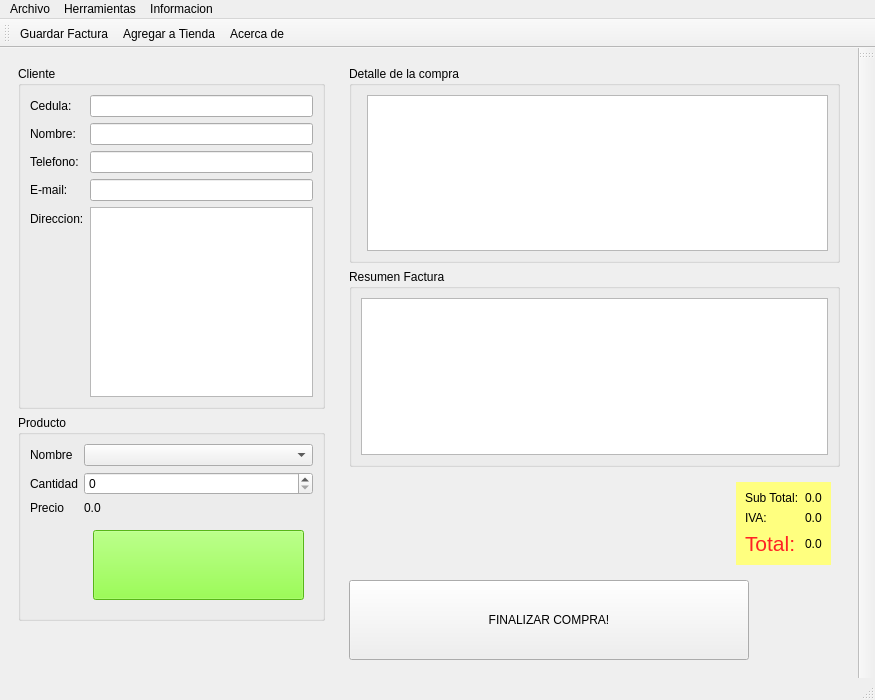
<?xml version="1.0" encoding="UTF-8"?>
<ui version="4.0">
 <class>Tienda</class>
 <widget class="QMainWindow" name="Tienda">
  <property name="geometry">
   <rect>
    <x>0</x>
    <y>0</y>
    <width>875</width>
    <height>700</height>
   </rect>
  </property>
  <property name="minimumSize">
   <size>
    <width>875</width>
    <height>700</height>
   </size>
  </property>
  <property name="windowTitle">
   <string>Tienda</string>
  </property>
  <property name="windowIcon">
   <iconset>
    <normaloff>Iconos/shop.png</normaloff>Iconos/shop.png</iconset>
  </property>
  <widget class="QWidget" name="centralwidget">
   <layout class="QHBoxLayout" name="horizontalLayout_2">
    <item>
     <widget class="QWidget" name="widget_4" native="true">
      <property name="minimumSize">
       <size>
        <width>325</width>
        <height>0</height>
       </size>
      </property>
      <property name="maximumSize">
       <size>
        <width>300</width>
        <height>16777215</height>
       </size>
      </property>
      <layout class="QVBoxLayout" name="verticalLayout_2">
       <item>
        <widget class="QGroupBox" name="groupBox">
         <property name="title">
          <string>Cliente</string>
         </property>
         <layout class="QFormLayout" name="formLayout">
          <item row="0" column="0">
           <widget class="QLabel" name="label">
            <property name="text">
             <string>Cedula:</string>
            </property>
           </widget>
          </item>
          <item row="0" column="1">
           <widget class="QLineEdit" name="inCedula">
            <property name="toolTip">
             <string>&lt;html&gt;&lt;head/&gt;&lt;body&gt;&lt;p&gt;Cedula de indentidad del cliente&lt;/p&gt;&lt;/body&gt;&lt;/html&gt;</string>
            </property>
            <property name="maxLength">
             <number>10</number>
            </property>
           </widget>
          </item>
          <item row="1" column="0">
           <widget class="QLabel" name="label_2">
            <property name="text">
             <string>Nombre:</string>
            </property>
           </widget>
          </item>
          <item row="1" column="1">
           <widget class="QLineEdit" name="inNombre">
            <property name="toolTip">
             <string>&lt;html&gt;&lt;head/&gt;&lt;body&gt;&lt;p&gt;Nombre del cliente&lt;/p&gt;&lt;/body&gt;&lt;/html&gt;</string>
            </property>
            <property name="maxLength">
             <number>30</number>
            </property>
           </widget>
          </item>
          <item row="2" column="0">
           <widget class="QLabel" name="label_3">
            <property name="text">
             <string>Telefono:</string>
            </property>
           </widget>
          </item>
          <item row="2" column="1">
           <widget class="QLineEdit" name="inTelefono">
            <property name="toolTip">
             <string>&lt;html&gt;&lt;head/&gt;&lt;body&gt;&lt;p&gt;Telefono del cliente&lt;/p&gt;&lt;/body&gt;&lt;/html&gt;</string>
            </property>
            <property name="text">
             <string/>
            </property>
            <property name="maxLength">
             <number>10</number>
            </property>
           </widget>
          </item>
          <item row="3" column="0">
           <widget class="QLabel" name="label_4">
            <property name="text">
             <string>E-mail:</string>
            </property>
           </widget>
          </item>
          <item row="3" column="1">
           <widget class="QLineEdit" name="inMail">
            <property name="toolTip">
             <string>&lt;html&gt;&lt;head/&gt;&lt;body&gt;&lt;p&gt;Correo electronico del cliente&lt;/p&gt;&lt;/body&gt;&lt;/html&gt;</string>
            </property>
            <property name="maxLength">
             <number>40</number>
            </property>
           </widget>
          </item>
          <item row="4" column="0">
           <widget class="QLabel" name="label_5">
            <property name="text">
             <string>Direccion:</string>
            </property>
           </widget>
          </item>
          <item row="4" column="1">
           <widget class="QPlainTextEdit" name="inDireccion">
            <property name="toolTip">
             <string>&lt;html&gt;&lt;head/&gt;&lt;body&gt;&lt;p&gt;Direccion de facturacion del cliente&lt;/p&gt;&lt;/body&gt;&lt;/html&gt;</string>
            </property>
           </widget>
          </item>
         </layout>
        </widget>
       </item>
       <item>
        <widget class="QGroupBox" name="groupBox_2">
         <property name="title">
          <string>Producto</string>
         </property>
         <layout class="QFormLayout" name="formLayout_2">
          <item row="0" column="0">
           <widget class="QLabel" name="label_6">
            <property name="text">
             <string>Nombre</string>
            </property>
           </widget>
          </item>
          <item row="0" column="1">
           <widget class="QComboBox" name="inProducto">
            <property name="toolTip">
             <string>&lt;html&gt;&lt;head/&gt;&lt;body&gt;&lt;p&gt;Nombre del producto&lt;/p&gt;&lt;/body&gt;&lt;/html&gt;</string>
            </property>
           </widget>
          </item>
          <item row="1" column="0">
           <widget class="QLabel" name="label_7">
            <property name="text">
             <string>Cantidad</string>
            </property>
           </widget>
          </item>
          <item row="1" column="1">
           <widget class="QSpinBox" name="inCantidad">
            <property name="toolTip">
             <string>&lt;html&gt;&lt;head/&gt;&lt;body&gt;&lt;p&gt;Numero de unidades  para agregar al carrito&lt;/p&gt;&lt;/body&gt;&lt;/html&gt;</string>
            </property>
           </widget>
          </item>
          <item row="2" column="0">
           <widget class="QLabel" name="label_8">
            <property name="text">
             <string>Precio</string>
            </property>
           </widget>
          </item>
          <item row="2" column="1">
           <widget class="QLabel" name="outPrecio">
            <property name="toolTip">
             <string>&lt;html&gt;&lt;head/&gt;&lt;body&gt;&lt;p&gt;Precio unitario&lt;/p&gt;&lt;/body&gt;&lt;/html&gt;</string>
            </property>
            <property name="text">
             <string>0.0</string>
            </property>
           </widget>
          </item>
          <item row="4" column="1">
           <widget class="QWidget" name="widget_5" native="true">
            <layout class="QHBoxLayout" name="horizontalLayout_3">
             <item>
              <widget class="QPushButton" name="btmAgregar">
               <property name="minimumSize">
                <size>
                 <width>50</width>
                 <height>70</height>
                </size>
               </property>
               <property name="toolTip">
                <string>&lt;html&gt;&lt;head/&gt;&lt;body&gt;&lt;p&gt;Agregar al carrito&lt;/p&gt;&lt;/body&gt;&lt;/html&gt;</string>
               </property>
               <property name="styleSheet">
                <string notr="true">background-color:rgb(122, 255, 33)</string>
               </property>
               <property name="text">
                <string/>
               </property>
               <property name="icon">
                <iconset resource="Recursos.qrc">
                 <normaloff>:/Iconos/add-to-cart.png</normaloff>:/Iconos/add-to-cart.png</iconset>
               </property>
               <property name="iconSize">
                <size>
                 <width>45</width>
                 <height>45</height>
                </size>
               </property>
              </widget>
             </item>
            </layout>
           </widget>
          </item>
         </layout>
        </widget>
       </item>
       <item>
        <spacer name="verticalSpacer">
         <property name="orientation">
          <enum>Qt::Vertical</enum>
         </property>
         <property name="sizeHint" stdset="0">
          <size>
           <width>20</width>
           <height>40</height>
          </size>
         </property>
        </spacer>
       </item>
      </layout>
     </widget>
    </item>
    <item>
     <widget class="QWidget" name="widget_3" native="true">
      <layout class="QVBoxLayout" name="verticalLayout">
       <item>
        <widget class="QGroupBox" name="groupBox_3">
         <property name="title">
          <string>Detalle de la compra</string>
         </property>
         <layout class="QFormLayout" name="formLayout_3">
          <item row="0" column="1">
           <widget class="QTableWidget" name="outDetalle">
            <property name="toolTip">
             <string>&lt;html&gt;&lt;head/&gt;&lt;body&gt;&lt;p&gt;Detalle de los productos&lt;/p&gt;&lt;/body&gt;&lt;/html&gt;</string>
            </property>
           </widget>
          </item>
         </layout>
        </widget>
       </item>
       <item>
        <widget class="QGroupBox" name="groupBox_4">
         <property name="title">
          <string>Resumen Factura</string>
         </property>
         <layout class="QFormLayout" name="formLayout_5">
          <item row="0" column="0" colspan="2">
           <widget class="QPlainTextEdit" name="outFactura">
            <property name="toolTip">
             <string>&lt;html&gt;&lt;head/&gt;&lt;body&gt;&lt;p&gt;Detalle de la factura del cliente&lt;/p&gt;&lt;/body&gt;&lt;/html&gt;</string>
            </property>
            <property name="readOnly">
             <bool>true</bool>
            </property>
           </widget>
          </item>
         </layout>
        </widget>
       </item>
       <item>
        <widget class="QWidget" name="widget" native="true">
         <layout class="QHBoxLayout" name="horizontalLayout">
          <item>
           <spacer name="horizontalSpacer">
            <property name="orientation">
             <enum>Qt::Horizontal</enum>
            </property>
            <property name="sizeHint" stdset="0">
             <size>
              <width>40</width>
              <height>20</height>
             </size>
            </property>
           </spacer>
          </item>
          <item>
           <widget class="QWidget" name="widget_2" native="true">
            <property name="toolTip">
             <string>&lt;html&gt;&lt;head/&gt;&lt;body&gt;&lt;p&gt;Monto a pagar&lt;/p&gt;&lt;/body&gt;&lt;/html&gt;</string>
            </property>
            <property name="styleSheet">
             <string notr="true">background-color:rgb(255, 255, 127)
</string>
            </property>
            <layout class="QFormLayout" name="formLayout_4">
             <item row="0" column="0">
              <widget class="QLabel" name="label_10">
               <property name="text">
                <string>Sub Total:</string>
               </property>
              </widget>
             </item>
             <item row="0" column="1">
              <widget class="QLabel" name="outSubTotal">
               <property name="text">
                <string>0.0</string>
               </property>
              </widget>
             </item>
             <item row="1" column="0">
              <widget class="QLabel" name="label_11">
               <property name="text">
                <string>IVA:</string>
               </property>
              </widget>
             </item>
             <item row="1" column="1">
              <widget class="QLabel" name="outIVA">
               <property name="text">
                <string>0.0</string>
               </property>
              </widget>
             </item>
             <item row="2" column="0">
              <widget class="QLabel" name="label_12">
               <property name="text">
                <string>&lt;html&gt;&lt;head/&gt;&lt;body&gt;&lt;p&gt;&lt;span style=&quot; font-size:16pt; color:#ff2124;&quot;&gt;Total:&lt;/span&gt;&lt;/p&gt;&lt;/body&gt;&lt;/html&gt;</string>
               </property>
              </widget>
             </item>
             <item row="2" column="1">
              <widget class="QLabel" name="outTotal">
               <property name="text">
                <string>0.0</string>
               </property>
              </widget>
             </item>
            </layout>
           </widget>
          </item>
         </layout>
        </widget>
       </item>
       <item>
        <widget class="QPushButton" name="btmFinalizar">
         <property name="minimumSize">
          <size>
           <width>300</width>
           <height>80</height>
          </size>
         </property>
         <property name="maximumSize">
          <size>
           <width>400</width>
           <height>150</height>
          </size>
         </property>
         <property name="toolTip">
          <string>&lt;html&gt;&lt;head/&gt;&lt;body&gt;&lt;p&gt;Finalizar la compra y mostrar factura&lt;/p&gt;&lt;/body&gt;&lt;/html&gt;</string>
         </property>
         <property name="text">
          <string>FINALIZAR COMPRA!</string>
         </property>
         <property name="icon">
          <iconset resource="Recursos.qrc">
           <normaloff>:/Iconos/cash.png</normaloff>:/Iconos/cash.png</iconset>
         </property>
         <property name="iconSize">
          <size>
           <width>40</width>
           <height>40</height>
          </size>
         </property>
        </widget>
       </item>
      </layout>
     </widget>
    </item>
   </layout>
  </widget>
  <widget class="QMenuBar" name="menubar">
   <property name="geometry">
    <rect>
     <x>0</x>
     <y>0</y>
     <width>875</width>
     <height>26</height>
    </rect>
   </property>
   <widget class="QMenu" name="menuArchivo">
    <property name="title">
     <string>Archivo</string>
    </property>
    <addaction name="actionGuardar"/>
   </widget>
   <widget class="QMenu" name="menuHerramientas">
    <property name="title">
     <string>Herramientas</string>
    </property>
    <addaction name="actionAgregar_Producto"/>
   </widget>
   <widget class="QMenu" name="menuInformacion">
    <property name="title">
     <string>Informacion</string>
    </property>
    <addaction name="actionAcerca_de"/>
   </widget>
   <addaction name="menuArchivo"/>
   <addaction name="menuHerramientas"/>
   <addaction name="menuInformacion"/>
  </widget>
  <widget class="QStatusBar" name="statusbar"/>
  <widget class="QToolBar" name="toolBar">
   <property name="windowTitle">
    <string>toolBar</string>
   </property>
   <attribute name="toolBarArea">
    <enum>RightToolBarArea</enum>
   </attribute>
   <attribute name="toolBarBreak">
    <bool>false</bool>
   </attribute>
  </widget>
  <widget class="QToolBar" name="toolBar_2">
   <property name="windowTitle">
    <string>toolBar_2</string>
   </property>
   <attribute name="toolBarArea">
    <enum>TopToolBarArea</enum>
   </attribute>
   <attribute name="toolBarBreak">
    <bool>false</bool>
   </attribute>
   <addaction name="actionGuardar"/>
   <addaction name="actionAgregar_Producto"/>
   <addaction name="actionAcerca_de"/>
  </widget>
  <action name="actionGuardar">
   <property name="icon">
    <iconset resource="Recursos.qrc">
     <normaloff>:/Iconos/Save.ico</normaloff>:/Iconos/Save.ico</iconset>
   </property>
   <property name="text">
    <string>Guardar Factura</string>
   </property>
   <property name="shortcut">
    <string>Ctrl+S</string>
   </property>
  </action>
  <action name="actionAgregar_Producto">
   <property name="icon">
    <iconset resource="Recursos.qrc">
     <normaloff>:/Iconos/plus.png</normaloff>:/Iconos/plus.png</iconset>
   </property>
   <property name="text">
    <string>Agregar a Tienda</string>
   </property>
   <property name="shortcut">
    <string>Ctrl+A</string>
   </property>
  </action>
  <action name="actionAcerca_de">
   <property name="icon">
    <iconset resource="Recursos.qrc">
     <normaloff>:/Iconos/question.png</normaloff>:/Iconos/question.png</iconset>
   </property>
   <property name="text">
    <string>Acerca de</string>
   </property>
  </action>
 </widget>
 <resources>
  <include location="Recursos.qrc"/>
 </resources>
 <connections/>
</ui>
